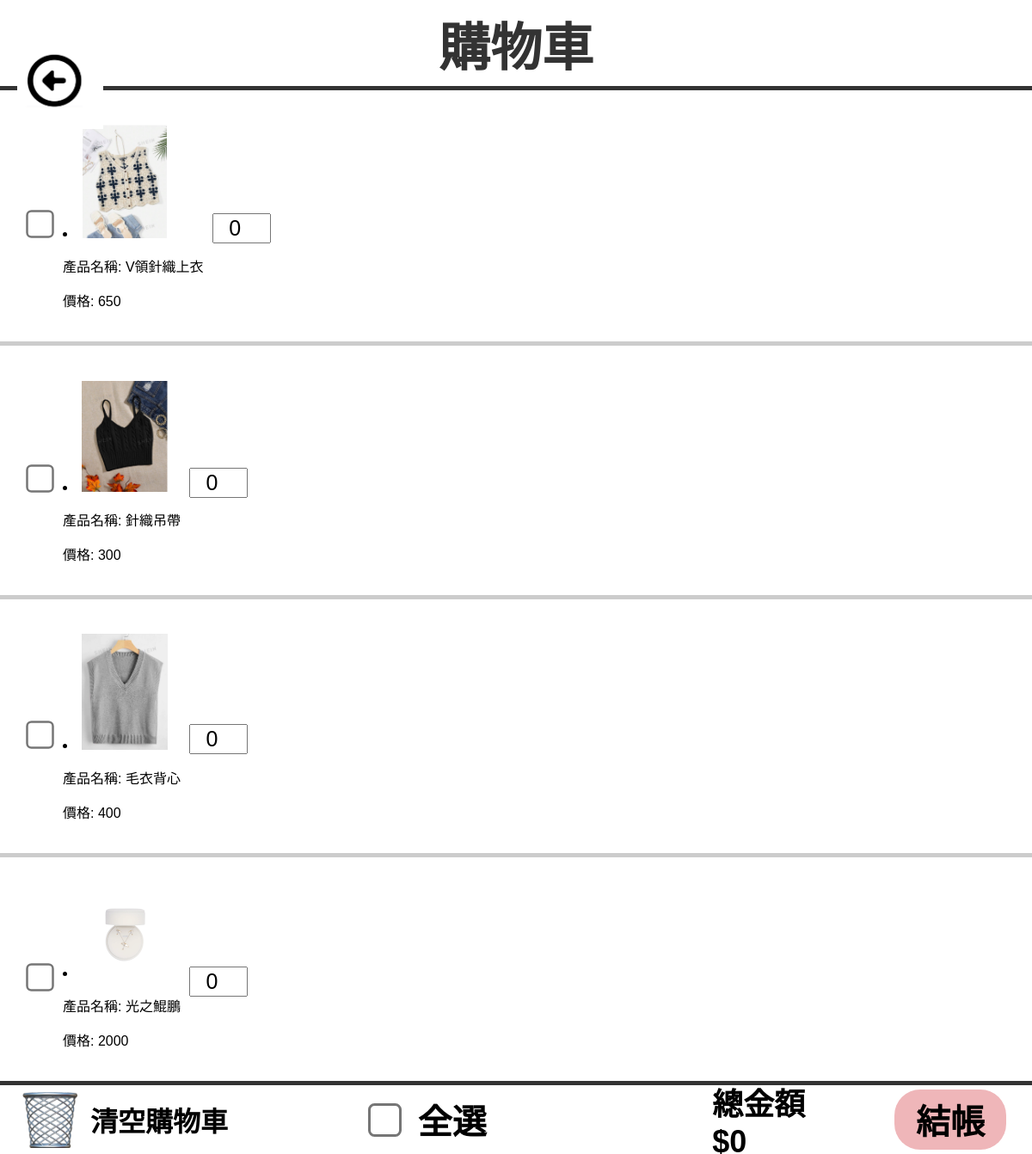
Before: /shopcar/ (signed in) with the older database file.
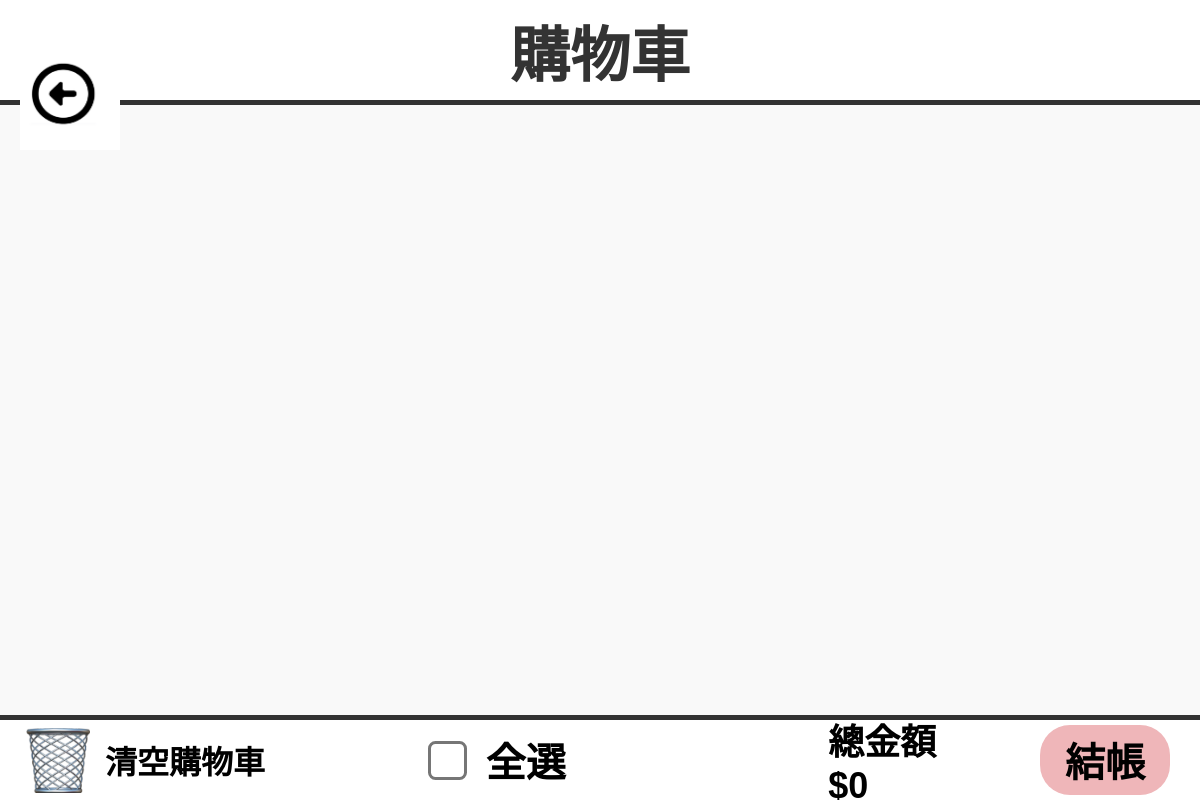
After: the same page with the newer database file.
### mysite/models.py (models this page shows, shortened)
class shoppingCart(models.Model):
    member_id = models.ForeignKey(Member, on_delete=models.CASCADE)#on_delete=models.CASCADE 就是檢查參照完整性
    product_id = models.ForeignKey(Product,on_delete=models.CASCADE)
    orderQua = models.CharField(max_length=10,default=0)

class Product(models.Model):
    name = models.CharField(max_length=100)
    image = models.ImageField(upload_to='product_images/', default='default.jpg')  # 定義默認值
    price = models.CharField(max_length=20,default='0')
    color = models.CharField(max_length=20,default='商品顏色')
    description = models.TextField()
    quantity = models.IntegerField(default=0)
    category = models.CharField(max_length=10,default="man")

### mysite/views.py (the view)
# urls.py: path('shopcar/',mv.shopcar,name="shopcar"),
def shopcar(request):
    member_id = request.user.id
    if member_id:
        cart_items = shoppingCart.objects.filter(member_id_id=member_id)
        return render(request, 'shopcar.html', {'cart_items': cart_items})
    else:
        return redirect('login')

### templates/shopcar.html (shortened to what this page needs)
{% load static %}
<!DOCTYPE html>
<html lang="en">
<head>
    <link rel="stylesheet" href="{% static 'css/shopcar.css' %}">
</head>
<body>
    <div class="top">
        <a href="{% url 'home' %}">
        <img class="back" src="{% static 'images/back.png' %}" alt="">
        </a>
        <p id="tt">購物車</p>
    </div>
    {% for item in cart_items %}
    <div class="product">
        <div class="pro1">
            <tr>
                <input class="check" type="checkbox" name="item1"  onchange="calculateTotal(); checkAllSelected()">
            <li>
                <img src="{{ item.product_id.image.url }}" alt="{{ item.product_id.name }}" style="width: 100px; height: auto;">
                <p>產品名稱: {{ item.product_id.name }}</p>
                <p>價格: {{ item.product_id.price }}</p>
            </li>
                    <div class="quantity-container">
                        <input type="number" class="quantity" id="quantity1" name="quantity1" min="0" max="100" value="0" onchange="calculateTotal()">
                    </div>
                </div>
                {% endfor %}
        </div>
        <div class="bottom">
            <div class="trash-b" onclick="resetCart()">
                <a href="{% url 'clear_cart' %}">
                <img class="trash" src="{% static 'images/trash.png' %}" alt=""></a>
                <p id="trash-t">清空購物車</p>
            </div>
            <div class="all-b">
                <input id="check-all" type="checkbox" name="itemAll" onclick="toggleAll(this)">
                <p id="all-t">全選</p>
            </div>
            <div class="tot-b">
                <p id="tot-t">總金額$0</p>
                <a href="{% url 'pay' %}">
                <button type="button" id="tot-bu">結帳</button>
                </a>
            </div>
        </div>
    </div>
</body>
</html>

### static/css/shopcar.css (style rules this page uses)
body { font-family: Arial, sans-serif; background-color: #f9f9f9; margin: 0; padding: 0; }
.top { width: 100%; height: 100px; display: flex; align-items: center; justify-content: center; position: relative; border-bottom: 5px solid #333; background-color: #fff; }
.back { width: 100px; height: 100px; position: absolute; left: 20px; cursor: pointer; }
#tt { font-size: 60px; font-weight: bolder; color: #333; }
.bottom { width: 100%; height: 80px; display: flex; align-items: center; border-top: 5px solid #333; position: fixed; bottom: 0; left: 0; background-color: white; padding: 0 20px; }
.trash-b { display: flex; align-items: center; cursor: pointer; flex: 1; }
.trash-b img { width: 70px; height: 70px; }
#trash-t { font-size: 32px; font-weight: bold; margin-left: 15px; }
.all-b { display: flex; align-items: center; margin-left: 25px; flex: 1; }
#check-all { transform: scale(3); margin-right: 32px; }
#all-t { font-size: 40px; font-weight: bold; }
.tot-b { display: flex; align-items: center; flex: 1; justify-content: flex-end; }
#tot-t { font-size: 36px; font-weight: bold; margin-right: 80px; }
#tot-bu { width: 130px; height: 70px; font-size: 40px; margin-right: 50px; background-color: rgb(239, 182, 185); border: none; border-radius: 30px; font-weight: bold; cursor: pointer; }

Changed rows visible on the page:
removed shoppingCart: product_id.image (picture), product_id.name "V領針織上衣", product_id.price "650"
removed shoppingCart: product_id.image (picture), product_id.name "針織吊帶", product_id.price "300"
removed shoppingCart: product_id.image (picture), product_id.name "毛衣背心", product_id.price "400"
removed shoppingCart: product_id.image (picture), product_id.name "光之鯤鵬", product_id.price "2000"
